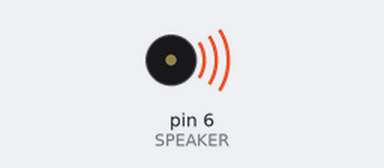
This sketch was run on a simulated Arduino Uno, built with avr-gcc and run on an emulated ATmega328P. On the bench: buzzer (waves = sounding).

Above: at 0.1 s.
At 17.8 s:
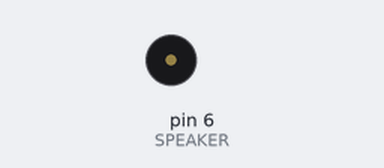
Timing chart, 0 to 19.3 s (numbered marks = the images above):
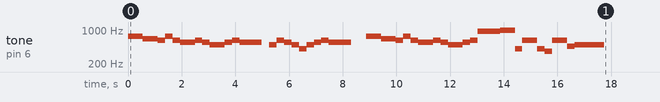

The sketch:

Merry-Go-Round.ino
```cpp
// MERRY-GO-ROUND

#include "pitches.h" // 음정을 미리 정의해 놓은 헤더 파일

const int SPEAKER = 6; // 스피커는 9번 핀에
float bpm = 108; // 노래의 BPM
float shift = 60 / bpm * 250; // 한 음 재생 시간 (대개 4분의 4박자)

int notes[] = {
  NOTE_FS5, NOTE_E5, NOTE_DS5, NOTE_FS5, NOTE_DS5, NOTE_CS5, NOTE_DS5, NOTE_CS5, NOTE_B4, NOTE_CS5, NOTE_DS5, NOTE_CS5, 0,
  NOTE_B4, NOTE_DS5, NOTE_CS5, NOTE_B4, NOTE_GS4, NOTE_B4, NOTE_CS5, NOTE_DS5, NOTE_CS5, 0,
  NOTE_FS5, NOTE_E5, NOTE_DS5, NOTE_FS5, NOTE_DS5, NOTE_CS5, NOTE_DS5, NOTE_CS5, NOTE_B4, NOTE_CS5, NOTE_DS5, NOTE_AS5, NOTE_B5,
  NOTE_GS4, NOTE_DS5, NOTE_GS4, NOTE_FS4, NOTE_DS5, NOTE_AS4, NOTE_B4
};

float times[] = {
  shift*4, shift*4, shift*2, shift*2, shift*2, shift*4, shift*2, shift*2, shift*4, shift*2, shift*2, shift*6, shift*2,
  shift*2, shift*2, shift*2, shift*2, shift*2, shift*2, shift*2, shift*2, shift*6, shift*4,
  shift*4, shift*4, shift*2, shift*2, shift*2, shift*4, shift*2, shift*2, shift*4, shift*2, shift*2, shift*6, shift*4,
  shift*2, shift*4, shift*2, shift*2, shift*4, shift*2, shift*8
};

void setup() {
  // put your setup code here, to run once:
  for (int i = 0; i < 43; i++)
  {
    tone(SPEAKER, notes[i], times[i]);
    delay(times[i]);
  }
}

void loop() {
  // put your main code here, to run repeatedly:

}
```

pitches.h
```cpp
/*************************************************
 * Public Constants
 *************************************************/

#define NOTE_B0  31
#define NOTE_C1  33
#define NOTE_CS1 35
#define NOTE_D1  37
#define NOTE_DS1 39
#define NOTE_E1  41
#define NOTE_F1  44
#define NOTE_FS1 46
#define NOTE_G1  49
#define NOTE_GS1 52
#define NOTE_A1  55
#define NOTE_AS1 58
#define NOTE_B1  62
#define NOTE_C2  65
#define NOTE_CS2 69
#define NOTE_D2  73
#define NOTE_DS2 78
#define NOTE_E2  82
#define NOTE_F2  87
#define NOTE_FS2 93
#define NOTE_G2  98
#define NOTE_GS2 104
#define NOTE_A2  110
#define NOTE_AS2 117
#define NOTE_B2  123
#define NOTE_C3  131
#define NOTE_CS3 139
#define NOTE_D3  147
#define NOTE_DS3 156
#define NOTE_E3  165
#define NOTE_F3  175
#define NOTE_FS3 185
#define NOTE_G3  196
#define NOTE_GS3 208
#define NOTE_A3  220
#define NOTE_AS3 233
#define NOTE_B3  247
#define NOTE_C4  262
#define NOTE_CS4 277
#define NOTE_D4  294
#define NOTE_DS4 311
#define NOTE_E4  330
#define NOTE_F4  349
#define NOTE_FS4 370
#define NOTE_G4  392
#define NOTE_GS4 415
#define NOTE_A4  440
#define NOTE_AS4 466
#define NOTE_B4  494
#define NOTE_C5  523
#define NOTE_CS5 554
#define NOTE_D5  587
#define NOTE_DS5 622
#define NOTE_E5  659
#define NOTE_F5  698
#define NOTE_FS5 740
#define NOTE_G5  784
#define NOTE_GS5 831
#define NOTE_A5  880
#define NOTE_AS5 932
#define NOTE_B5  988
#define NOTE_C6  1047
#define NOTE_CS6 1109
#define NOTE_D6  1175
#define NOTE_DS6 1245
#define NOTE_E6  1319
#define NOTE_F6  1397
#define NOTE_FS6 1480
#define NOTE_G6  1568
#define NOTE_GS6 1661
#define NOTE_A6  1760
#define NOTE_AS6 1865
#define NOTE_B6  1976
#define NOTE_C7  2093
#define NOTE_CS7 2217
#define NOTE_D7  2349
#define NOTE_DS7 2489
#define NOTE_E7  2637
#define NOTE_F7  2794
#define NOTE_FS7 2960
#define NOTE_G7  3136
#define NOTE_GS7 3322
#define NOTE_A7  3520
#define NOTE_AS7 3729
#define NOTE_B7  3951
#define NOTE_C8  4186
#define NOTE_CS8 4435
#define NOTE_D8  4699
#define NOTE_DS8 4978
```
